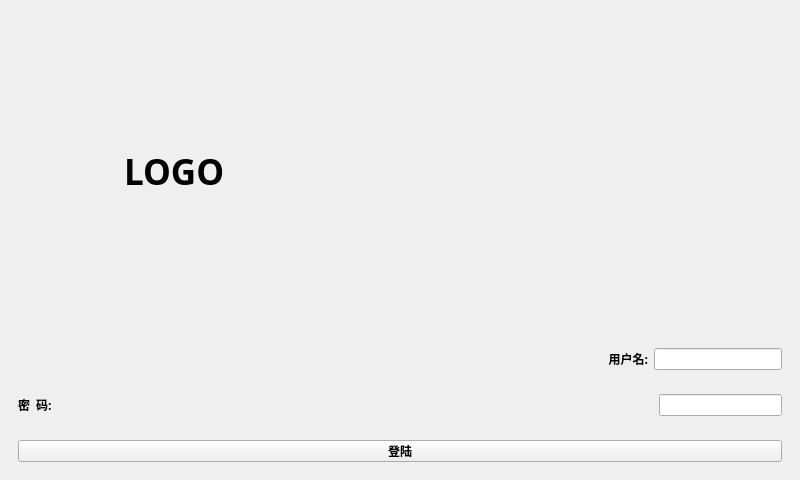
<?xml version="1.0" encoding="UTF-8"?>
<ui version="4.0">
 <class>MainWindow</class>
 <widget class="QMainWindow" name="MainWindow">
  <property name="geometry">
   <rect>
    <x>0</x>
    <y>0</y>
    <width>800</width>
    <height>480</height>
   </rect>
  </property>
  <property name="sizePolicy">
   <sizepolicy hsizetype="Fixed" vsizetype="Fixed">
    <horstretch>0</horstretch>
    <verstretch>0</verstretch>
   </sizepolicy>
  </property>
  <property name="minimumSize">
   <size>
    <width>800</width>
    <height>480</height>
   </size>
  </property>
  <property name="maximumSize">
   <size>
    <width>800</width>
    <height>480</height>
   </size>
  </property>
  <property name="windowTitle">
   <string>MainWindow</string>
  </property>
  <widget class="QWidget" name="centralwidget">
   <property name="sizePolicy">
    <sizepolicy hsizetype="Preferred" vsizetype="Preferred">
     <horstretch>0</horstretch>
     <verstretch>0</verstretch>
    </sizepolicy>
   </property>
   <property name="minimumSize">
    <size>
     <width>0</width>
     <height>0</height>
    </size>
   </property>
   <property name="maximumSize">
    <size>
     <width>800</width>
     <height>480</height>
    </size>
   </property>
   <layout class="QVBoxLayout" name="verticalLayout">
    <item>
     <widget class="QWidget" name="logoWidget" native="true">
      <property name="maximumSize">
       <size>
        <width>16777215</width>
        <height>16777215</height>
       </size>
      </property>
      <layout class="QHBoxLayout" name="horizontalLayout">
       <item>
        <widget class="QLabel" name="picLabel">
         <property name="maximumSize">
          <size>
           <width>100</width>
           <height>100</height>
          </size>
         </property>
         <property name="layoutDirection">
          <enum>Qt::RightToLeft</enum>
         </property>
         <property name="text">
          <string/>
         </property>
         <property name="pixmap">
          <pixmap resource="../../images.qrc">:/images/login.png</pixmap>
         </property>
         <property name="scaledContents">
          <bool>true</bool>
         </property>
        </widget>
       </item>
       <item>
        <widget class="QLabel" name="logoLabel">
         <property name="font">
          <font>
           <family>微软雅黑</family>
           <pointsize>26</pointsize>
           <weight>75</weight>
           <bold>true</bold>
          </font>
         </property>
         <property name="text">
          <string>LOGO</string>
         </property>
        </widget>
       </item>
      </layout>
     </widget>
    </item>
    <item>
     <widget class="QWidget" name="userNameWidget" native="true">
      <property name="maximumSize">
       <size>
        <width>800</width>
        <height>40</height>
       </size>
      </property>
      <layout class="QHBoxLayout" name="horizontalLayout_2">
       <item>
        <widget class="QLabel" name="userNameLabel">
         <property name="font">
          <font>
           <family>微软雅黑</family>
           <weight>75</weight>
           <bold>true</bold>
          </font>
         </property>
         <property name="layoutDirection">
          <enum>Qt::RightToLeft</enum>
         </property>
         <property name="text">
          <string>用户名:</string>
         </property>
         <property name="alignment">
          <set>Qt::AlignRight|Qt::AlignTrailing|Qt::AlignVCenter</set>
         </property>
        </widget>
       </item>
       <item>
        <widget class="QLineEdit" name="userNameLineEdit">
         <property name="maximumSize">
          <size>
           <width>128</width>
           <height>16777215</height>
          </size>
         </property>
         <property name="maxLength">
          <number>128</number>
         </property>
        </widget>
       </item>
      </layout>
     </widget>
    </item>
    <item>
     <widget class="QWidget" name="passwordWidget" native="true">
      <property name="maximumSize">
       <size>
        <width>800</width>
        <height>40</height>
       </size>
      </property>
      <layout class="QHBoxLayout" name="horizontalLayout_10">
       <item>
        <widget class="QLabel" name="passwordLabel">
         <property name="font">
          <font>
           <family>微软雅黑</family>
           <weight>75</weight>
           <bold>true</bold>
          </font>
         </property>
         <property name="text">
          <string>密  码:</string>
         </property>
        </widget>
       </item>
       <item>
        <widget class="QLineEdit" name="passwordLineEdit">
         <property name="maximumSize">
          <size>
           <width>123</width>
           <height>16777215</height>
          </size>
         </property>
         <property name="echoMode">
          <enum>QLineEdit::Password</enum>
         </property>
        </widget>
       </item>
      </layout>
     </widget>
    </item>
    <item>
     <widget class="QWidget" name="loginWidget" native="true">
      <property name="maximumSize">
       <size>
        <width>800</width>
        <height>40</height>
       </size>
      </property>
      <property name="layoutDirection">
       <enum>Qt::LeftToRight</enum>
      </property>
      <layout class="QHBoxLayout" name="horizontalLayout_11">
       <item>
        <widget class="QPushButton" name="loginPushButton">
         <property name="sizePolicy">
          <sizepolicy hsizetype="Fixed" vsizetype="Fixed">
           <horstretch>80</horstretch>
           <verstretch>40</verstretch>
          </sizepolicy>
         </property>
         <property name="maximumSize">
          <size>
           <width>800</width>
           <height>40</height>
          </size>
         </property>
         <property name="font">
          <font>
           <family>微软雅黑</family>
           <weight>75</weight>
           <bold>true</bold>
          </font>
         </property>
         <property name="focusPolicy">
          <enum>Qt::NoFocus</enum>
         </property>
         <property name="autoFillBackground">
          <bool>false</bool>
         </property>
         <property name="text">
          <string>登陆</string>
         </property>
        </widget>
       </item>
      </layout>
     </widget>
    </item>
   </layout>
  </widget>
 </widget>
 <resources>
  <include location="../../images.qrc"/>
 </resources>
 <connections/>
</ui>
